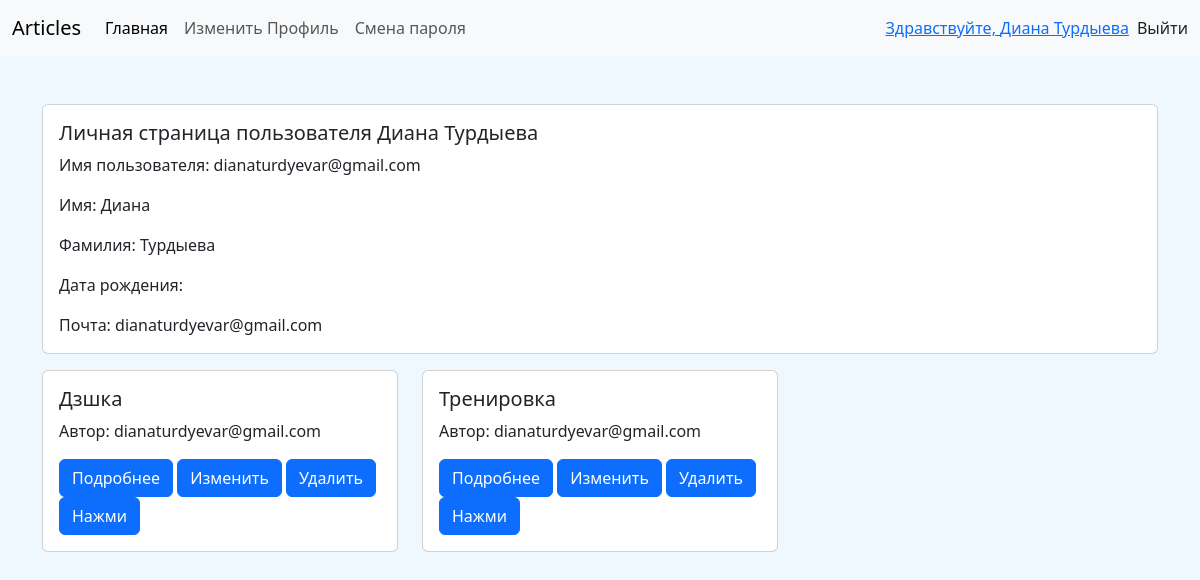
Before: /accounts/1/profile/ (signed in) with the older database file.
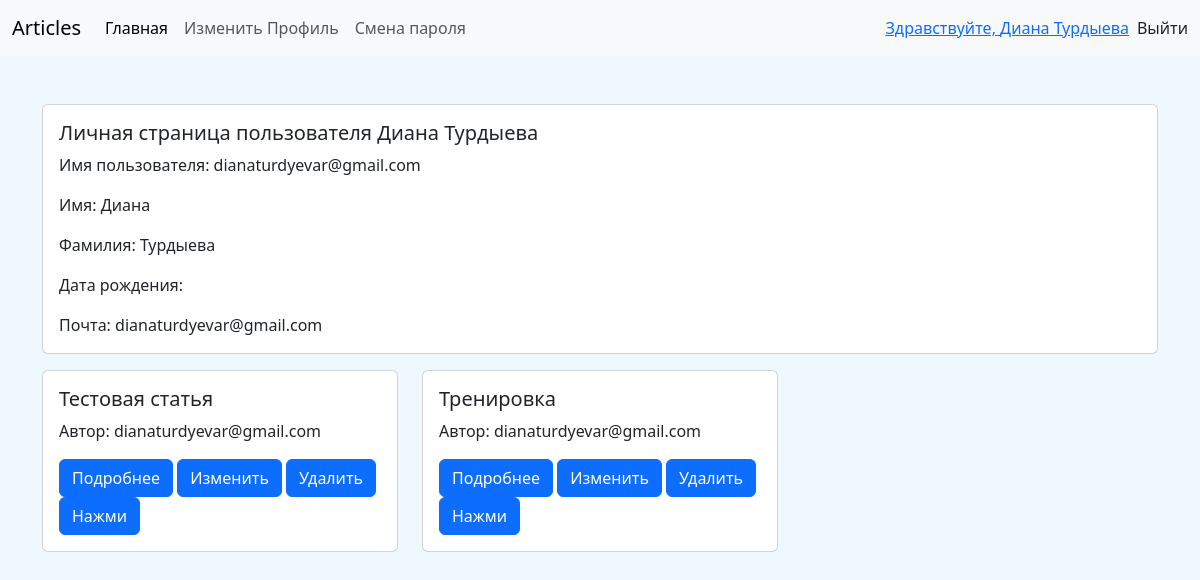
After: the same page with the newer database file.
### webapp/models/article.py (models this page shows, shortened)
class Article(BaseModel):
    title = models.CharField(max_length=50, verbose_name="Заголовок")
    content = models.TextField(verbose_name="Контент")
    tags = models.ManyToManyField('webapp.Tag', related_name='articles', blank=True)
    author = models.ForeignKey(User, on_delete=models.SET_DEFAULT, default=1, related_name='articles', verbose_name='Автор')
    likes = models.ManyToManyField(User, related_name='liked_articles', blank=True, verbose_name='Лайки')
    dislikes = models.ManyToManyField(User, related_name='disliked_articles', blank=True, verbose_name='Дизлайки')
    class Meta:
        db_table = 'articles'
        verbose_name = 'Статья'
        verbose_name_plural = 'Статьи'
        permissions = [
            ('change_article_tags', 'Менять теги статье')
        ]

### accounts/views.py (the view)
# urls.py: path('<int:pk>/profile/', UserDetailView.as_view(), name='profile'),
class UserDetailView(LoginRequiredMixin, DetailView):
    model = User
    template_name = 'user_detail.html'
    context_object_name = 'user_obj'
    paginate_related_by = 3
    paginate_related_orphans = 0
    def get_context_data(self, **kwargs):
        context = super().get_context_data(**kwargs)
        articles = self.object.articles.order_by('-created_at')
        paginator = Paginator(articles, self.paginate_related_by, orphans=self.paginate_related_orphans)
        page_number = self.request.GET.get('page', 1)
        page_obj = paginator.get_page(page_number)
        context['page_obj'] = page_obj
        context['articles'] = page_obj.object_list
        context['is_paginated'] = page_obj.has_other_pages()
        return context

### accounts/templates/user_detail.html (shortened to what this page needs)
{% extends 'base.html' %}
{% block menu %}
    {% if request.user == user_obj %}
    <li class="nav-item">
        <a class="nav-link" href="{% url 'accounts:profile_change' request.user.pk  %}">Изменить Профиль</a>
    </li>
    <li class="nav-item">
        <a class="nav-link" href="{% url 'accounts:password_change' request.user.pk %}">Смена пароля</a>
    </li>
    {% endif %}
{% endblock %}
{% block content %}
    <div class="card mb-3">
        <div class="row g-0">
            <div class="col-md-8">
                <div class="card-body">
                    <h5 class="card-title">Личная страница пользователя
                        {% if user_obj.get_full_name %}{{ user_obj.get_full_name }}{% else %}
                            {{ user_obj }}{% endif %}</h5>
                    <p class="card-text">Имя пользователя: {{ user_obj }}</p>
                    <p class="card-text">Имя: {{ user_obj.first_name }}</p>
                    <p class="card-text">Фамилия: {{ user_obj.last_name }}</p>
                    <p class="card-text">Дата рождения: {{ user_obj.profile.birth_date|date:'d.m.Y' }}</p>
                    <p class="card-text">Почта: {{ user_obj.email }}</p>
                </div>
            </div>
        </div>
    </div>
{% include 'partial/article_list.html' %}
{% endblock %}

### webapp/templates/base.html (shortened to what this page needs)
{% load static %}
<!doctype html>
<html lang="en">
<head>
    <link href="https://cdn.jsdelivr.net/npm/bootstrap@5.3.3/dist/css/bootstrap.min.css" rel="stylesheet"
>
    <link rel="stylesheet" href="{% static 'css/style.css' %}"/>
</head>
<body>
<nav class="navbar navbar-expand-lg bg-body-tertiary">
    <div class="container-fluid">
        <a class="navbar-brand" href="{% url 'webapp:articles' %}">Articles</a>
        <div class="collapse navbar-collapse" id="navbarNav">
            <ul class="navbar-nav">
                <li class="nav-item">
                    <a class="nav-link active" aria-current="page" href="{% url 'webapp:articles' %}">Главная</a>
                </li>
                {% block menu %}{% endblock %}
            </ul>
            {% if not request.user.is_authenticated %}
                    <a class="nav-link active ms-auto" aria-current="page" href="{% url 'accounts:login' %}?next={{ request.get_full_path }}">Войти</a>
                    <a class="nav-link active ms-2" aria-current="page" href="{% url 'accounts:register' %}?next={{ request.get_full_path }}">Регистрация</a>
            {% else %}
                <a href="{%  url 'accounts:profile' request.user.pk %}" class="my-auto ms-auto">Здравствуйте, {% if request.user.get_full_name %}{{ request.user.get_full_name }}{% else %}{{ request.user }}{% endif %}</a>
                <form action="{% url 'accounts:logout' %}?next={{ request.get_full_path }}" method="post" class="ms-2">
                    <input class="nav-link active" type="submit" value="Выйти">
                </form>
            {% endif %}
        </div>
    </div>
</nav>
<div class="container mt-5">
    {% block content %}{% endblock %}
</div>
</body>
</html>

### webapp/templates/partial/article_list.html (shortened to what this page needs)
<div class="row row-cols-1 row-cols-md-3 g-4">
    {% for article in articles %}
        <div class="col">
            <div class="card">
                <div class="card-body">
                    <h5 class="card-title">{{ article.title }}</h5>
                    <p class="card-text">Автор: {{ article.author }}</p>
                    <a href="{% url "webapp:article_detail" article.pk %}" class="btn btn-primary">Подробнее</a>
                    {% if perms.webapp.change_article or request.user == article.author %}
                        <a href="{% url "webapp:article_update" article.pk %}" class="btn btn-primary">Изменить</a>
                    {% endif %}
                    {% if perms.webapp.delete_article or request.user == article.author %}
                        <a href="{% url "webapp:article_delete" article.pk %}" class="btn btn-primary">Удалить</a>
                    {% endif %}
                <a href="{% url "webapp:article_test" article.pk %}" class="btn btn-primary article_link">Нажми</a>
                </div>
            </div>
        </div>
    {% endfor %}
</div>

### webapp/static/css/style.css (style rules this page uses)
body { background: aliceblue; color: #222222; }

Changed rows visible on the page:
removed Article: title "Дзшка", author "dianaturdyevar@gmail.com", shows "Изменить", shows "Удалить"
added Article: title "Тестовая статья", author "dianaturdyevar@gmail.com", shows "Изменить", shows "Удалить"
